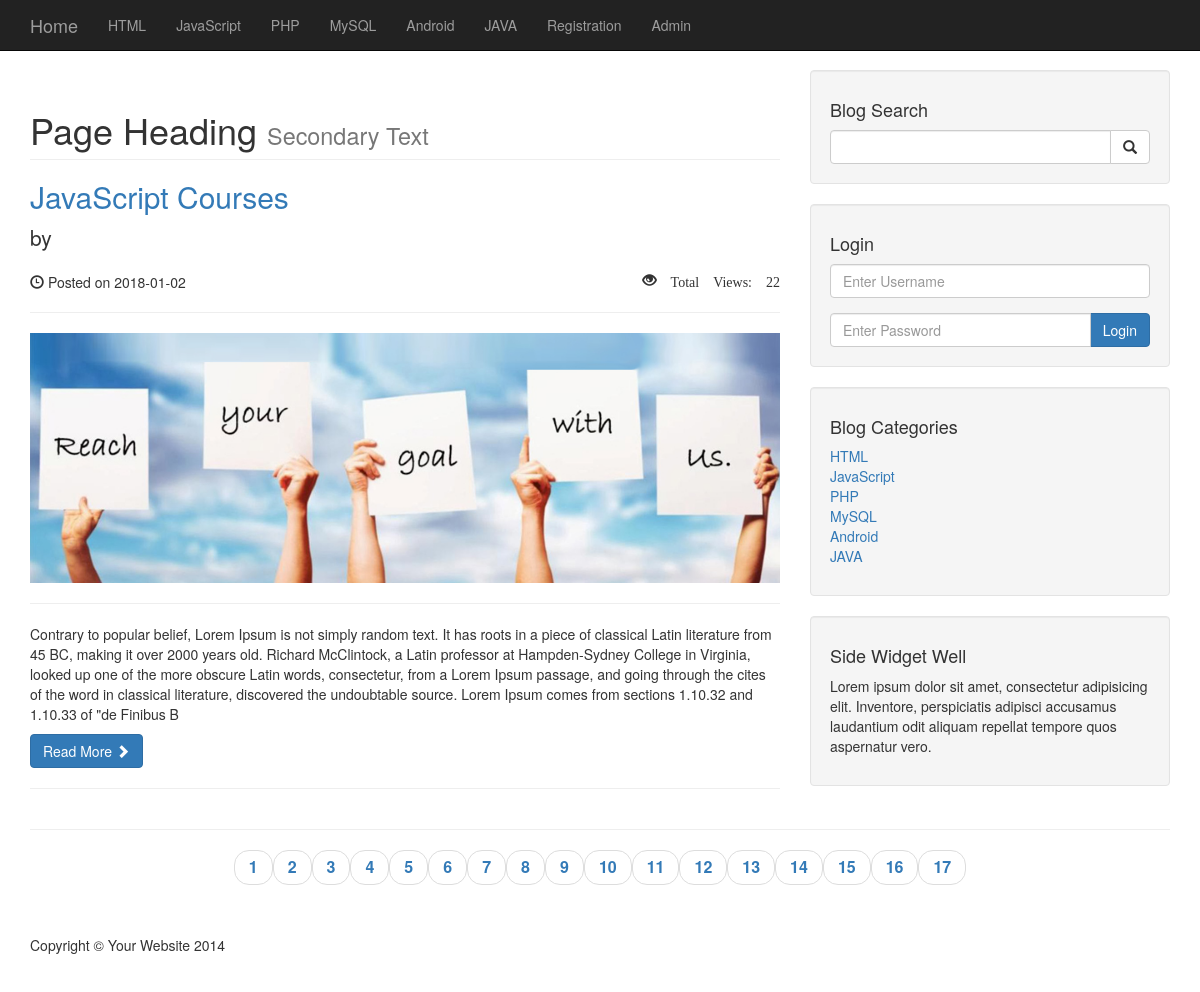
The page / on the database its author committed.
### tables this page shows
CREATE TABLE `categories` (
  `cat_id` int(3) NOT NULL,
  `cat_title` varchar(255) NOT NULL
);

CREATE TABLE `posts` (
  `post_id` int(3) NOT NULL,
  `post_category_id` int(3) NOT NULL,
  `post_title` varchar(255) NOT NULL,
  `post_author` varchar(255) NOT NULL,
  `post_user` varchar(255) NOT NULL,
  `post_date` date NOT NULL,
  `post_image` text NOT NULL,
  `post_content` text NOT NULL,
  `post_tags` varchar(255) NOT NULL,
  `post_comment_count` int(11) NOT NULL,
  `post_status` varchar(255) NOT NULL DEFAULT 'draft',
  `post_views_count` int(11) NOT NULL
);

### index.php (the view)
<?php
    include 'includes/db.php';
    include 'includes/header.php';
 ?>
    <?php include 'includes/navigation.php'; ?>
    <div class="container">
        <div class="row">
            <div class="col-md-8">
                <h1 class="page-header">
                    Page Heading
                    <small>Secondary Text</small>
                </h1>
                <?php
                $per_page = 2;
                if (isset($_GET['page'])) {
                    $page = isset($_GET['page']);
                } else {
                    $page = "";
                }
                if ($page == "" || $page == 1) {
                    $page_1 = 0;
                } else {
                    $page_1 = ($page * $per_page) - $per_page;
                }
                $post_query_count = "SELECT * FROM posts ";
                $find_count = mysqli_query($connection, $post_query_count);
                $count = mysqli_num_rows($find_count);
                $count = ceil($count / $per_page);
                $query = "SELECT * FROM posts LIMIT $page_1, $per_page";
                $select_all_posts_query = mysqli_query($connection, $query);
                while ($row = mysqli_fetch_assoc($select_all_posts_query)) {
                    $post_id = $row['post_id'];
                    $post_title = $row['post_title'];
                    $post_user = $row['post_user'];
                    $post_date = $row['post_date'];
                    $post_image = $row['post_image'];
                    $post_content = substr($row['post_content'],0,500);
                    $post_status = $row['post_status'];
                    $post_views_count = $row['post_views_count'];
                    if ($post_status == 'Published') {
                    ?>
                    <h2>
                        <a href="post.php?p_id=<?php echo $post_id;?>"><?php echo $post_title; ?></a>
                    </h2>
                    <p class="lead">
                        by <a href="author_posts.php?author=<?php echo $post_user; ?>&p_id=<?php echo $post_id; ?>"><?php echo $post_user; ?></a>
                    </p>
                    <p><span class="glyphicon glyphicon-time"></span> Posted on <?php echo $post_date; ?>
                        <span class="glyphicon glyphicon-eye-open" style="float: right;"> Total Views: <?php echo "$post_views_count"; ?></span>
                    </p>
                    <hr>
                    <a href="post.php?p_id=<?php echo $post_id;?>"><img class="img-responsive" src="img/<?php echo $post_image; ?>" alt="<?php echo $post_image; ?>"></a>
                    <hr>
                    <p><?php echo $post_content; ?></p>
                    <a class="btn btn-primary" href="post.php?p_id=<?php echo $post_id;?>">Read More <span class="glyphicon glyphicon-chevron-right"></span></a>
                    <hr>
                <?php  } } ?>
            </div>
           <?php include 'includes/sidebar.php'; ?>
        </div>
        <hr>
        <ul class="pager" style="font-size: 16px; font-weight: bold;">
            <?php
                for ($i=1; $i <= $count ; $i++) {
                    if ($i == $page) {
                        echo "<li><a class='active_link' href='index.php?page={$i}'>{$i}</a></li>";
                    } else{
                        echo "<li><a href='index.php?page={$i}'>{$i}</a></li>";
                    }
                }
             ?>
        </ul>
<?php include 'includes/footer.php'; ?>

### includes/navigation.php (shortened to what this page needs)
<nav class="navbar navbar-inverse navbar-fixed-top" role="navigation">
    <div class="container">
        <div class="navbar-header">
            <a class="navbar-brand" href="index.php">Home</a>
        </div>
        <div class="collapse navbar-collapse" id="bs-example-navbar-collapse-1">
            <ul class="nav navbar-nav">
                <?php
                $query = "SELECT * FROM categories";
                $select_all_catagories_query = mysqli_query($connection, $query);
                while ($row = mysqli_fetch_assoc($select_all_catagories_query)) {
                    $cat_title = $row['cat_title'];
                    $cat_id = $row['cat_id'];
                    echo "<li><a href='category.php?category=$cat_id'>{$cat_title}</a></li>";
                }
                ?>
                 <li>
                    <a href="registration.php">Registration</a>
                </li>
                <li>
                    <a href="admin">Admin</a>
                </li>
            </ul>
        </div>
    </div>
</nav>

### includes/sidebar.php
<div class="col-md-4">
    <div class="well">
        <h4>Blog Search</h4>
        <form action="search.php" method="post">
            <div class="input-group">
                <input type="text" name="search" class="form-control">
                <span class="input-group-btn">
                    <button name="submit" class="btn btn-default" type="submit">
                    <span class="glyphicon glyphicon-search"></span>
                    </button>
                </span>
            </div>
        </form>
    </div>
    <div class="well">
        <h4>Login</h4>
        <form action="includes/login.php" method="post">
            <div class="form-group">
                <input type="text" name="username" class="form-control" placeholder="Enter Username">
            </div>
            <div class="input-group">
                <input type="password" name="password" class="form-control" placeholder="Enter Password">
                <span class="input-group-btn">
                    <button name="login" class="btn btn-primary" type="submit" >Login
                    </button>
                </span>
            </div>
        </form>
    </div>
    <div class="well">
        <?php
        $query = "SELECT * FROM categories";
        $select_catagories_sidebar = mysqli_query($connection, $query);
        ?>
        <h4>Blog Categories</h4>
        <div class="row">
            <div class="col-lg-12">
                <ul class="list-unstyled">
    <?php
    while ($row = mysqli_fetch_assoc($select_catagories_sidebar)) {
        $cat_title = $row['cat_title'];
        $cat_id = $row['cat_id'];
        echo "<li><a href='category.php?category=$cat_id'>{$cat_title}</a></li>";
    }
    ?>
</ul>
</div>
</div>
</div>
    <?php include 'includes/widget.php'; ?>
</div>

### css/blog-home.css (style rules this page uses)
body { padding-top: 70px; }

### rows shown on the page
categories: cat_title "HTML"
categories: cat_title "JavaScript"
categories: cat_title "PHP"
categories: cat_title "MySQL"
categories: cat_title "Android"
categories: cat_title "JAVA"
posts: post_title "JavaScript Courses", post_date "2018-01-02", post_views_count "22", post_image (picture), post_content "Contrary to popular belief, Lorem Ipsum is not simply random text. It has roots in a piece of classical Latin literature from 45 BC, making it over 2000 years old. Richard McClintock, a Latin professor at Hampden-Sydney College in Virginia, looked up one of the more obscure Latin words, consectetur, from a Lorem Ipsum passage, and going through the cites of the word in classical literature, discovered the undoubtable source. Lorem Ipsum comes from sections 1.10.32 and 1.10.33 of \"de Finibus B"
